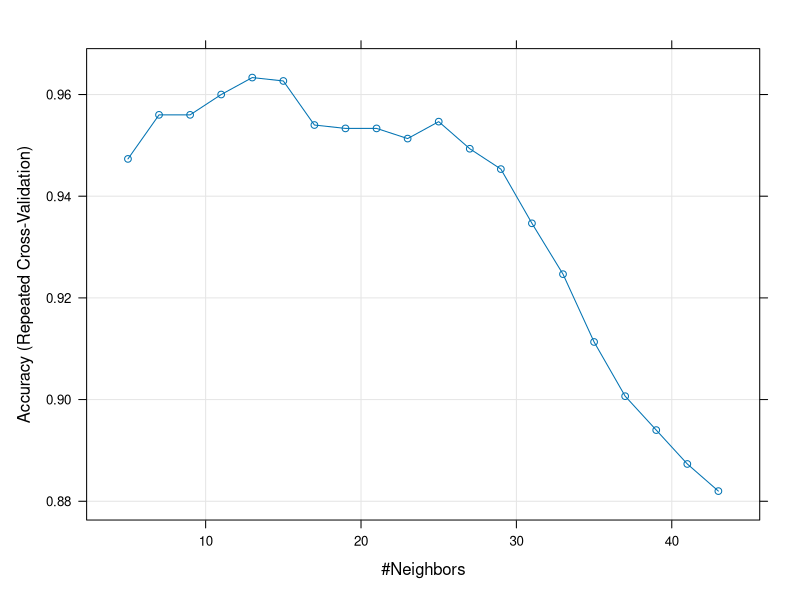

This chart was generated by the following R code:
library(class)
set.seed(2020)
train.index = sample(x=1:nrow(iris), 
                     size=ceiling(0.8*nrow(iris) )) #抽樣8/2
train_set = iris[train.index,]
test_set = iris[-train.index,]
###
iris.knn <- knn(
    train_set[,1:4], #variables of training set 
    test_set[,1:4],  #variables of testing set
    train_set[,5],   #factor of true class of training set
    k = 3, prob = F)
iris.knn
summary(iris.knn)
result = cbind(iris.knn,test_set[5])  #把預測的品種與真實的品種比較
result
table(result)
############
#換個參數 k=100
############
iris.knn <- knn(
    train_set[,1:4], 
    test_set[,1:4], 
    train_set[,5], 
    k = 100, prob = F)
iris.knn
summary(iris.knn)
result = cbind(iris.knn,test_set[5])
result
table(result)

##########
# k 應該多少呢？
##########
install.packages("caret")
#The caret package contains functions to streamline 
#the model training process for complex regression and 
#classification problems

ctrl <- caret::trainControl(method="repeatedcv",repeats = 10) 
#repeated k-fold cross-validation 
knnFit <- caret::train(Species ~ . ,data = iris, method = "knn", 
                       trControl = ctrl, 
                       preProcess = c("center","scale"),  #replace missing value by mean and sd
                       tuneLength = 20)

#Output of kNN fit
knnFit
plot(knnFit)
